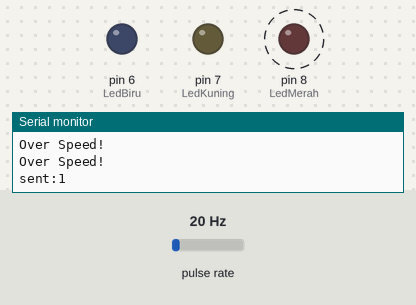
A sketch run on a simulated Arduino Uno, built with avr-gcc and run on an emulated ATmega328P. On the bench: output pins drawn as LEDs (lit = HIGH), the last lines printed to the serial monitor. Wiring (inferred from the names in the program): pulse sensor: data pin 3. Dashed ring = blinking. The inputs (shaded band) are chosen by the test bench; at power-on: pulse rate 20 Hz. No radio packets arrive unless stated.

Above: at 4.2 s.
4.3 s: pulse rate (sensor on pin 3) set to 4 Hz
At 4.7 s:
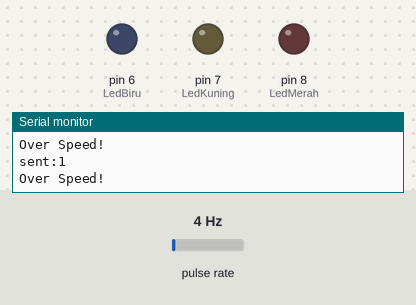
5.8 s: pulse rate (sensor on pin 3) set to 8 Hz
At 7.3 s:
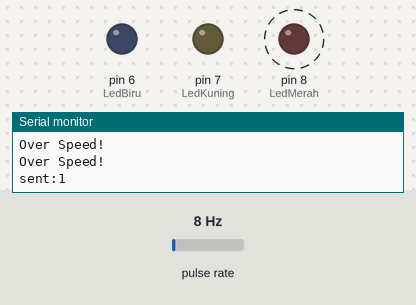
Timing chart, 0 to 14.8 s (numbered marks = the images above; inputs shaded):
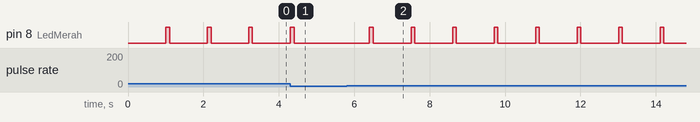

Measured:
- the behaviour switches between 6 and 7 Hz on pulse rate (sensor on pin 3) (found by bisection; images 1 and 2)
- after the input at 4.3 s, pin 8 (LedMerah): goes on until 4.4 s, then stays LOW
- after the input at 5.8 s, pin 8 (LedMerah): alternates HIGH for 0.10 s and LOW for 1.0 s, starting after 0.60 s
- by itself, pin 8 (LedMerah): alternates HIGH for 0.10 s and LOW for 1.0 s

The sketch:

modulMotor.ino
```cpp
#include <SPI.h>
#include <nRF24L01.h>
#include <RF24.h>

#define vibrateSensor 2
#define speedSensor 3
#define LedMerah 8
#define LedKuning 7
#define LedBiru 6

#define pings '0'
#define speeds '1'
#define helmsOK '2'
#define helmsNO '3'
#define ping1st '4'

volatile unsigned int rps = 0;
double kmh;

unsigned long prevSendPing, prevSendSpeed, prevSpeed;
char buff;

RF24 radio(9, 10);
const byte address[][6] = {"Helm", "Motor"};

void setup() {
  Serial.begin(9600);
  pinMode(LedMerah, OUTPUT);
  pinMode(LedKuning, OUTPUT);
  pinMode(LedBiru, OUTPUT);
  //pinMode(vibrateSensor, INPUT_PULLUP);

  radio.begin();
  radio.setPALevel(RF24_PA_MIN);
  radio.setDataRate(RF24_250KBPS);
  radio.setPayloadSize(1);
  radio.openWritingPipe(address[1]);
  radio.openReadingPipe(1, address[0]);

  digitalWrite(LedBiru, HIGH);
  Serial.println("Inisialisasi koneksi ke helm...");
  sendToHelm(30000,0,&prevSendPing,ping1st);
  Serial.println("Koneksi berhasil!");

  attachInterrupt(digitalPinToInterrupt(speedSensor),speed_ISR,CHANGE);
  //attachInterrupt(digitalPinToInterrupt(vibrateSensor),vibrate_ISR,RISING);
}

void loop() {
  if(radio.available()) {
    radio.read(&buff, sizeof(buff));
    Serial.println("received:"+String(buff));
    if(buff == helmsOK) {
      digitalWrite(LedKuning, LOW);
    }
    else if(buff == helmsNO){
      digitalWrite(LedKuning, HIGH);
    }
  }
  if((millis() - prevSpeed) > 1000) {
    kmh = rps*4.025;
    //Serial.println(kmh);
    if(kmh > 50.0) {
      ledled(1);
      Serial.println("Over Speed!");
      sendToHelm(500,2500,&prevSendSpeed,speeds);
    }
    prevSpeed = millis();
    rps = 0;
  }
  sendToHelm(500,10000,&prevSendPing,pings);
}

void speed_ISR() {
  rps++;
}

void vibrate_ISR() {

}

void sendToHelm(int timeout, int jeda, long *prev, char buff) {
  if((millis() - *prev) > jeda) {
    radio.stopListening();
    radio.writeFast(&buff, sizeof(buff));
    boolean ok = radio.txStandBy(timeout);
    *prev = millis();
    digitalWrite(LedBiru, !ok);
    if(ok) {
      Serial.println("sent:"+String(buff));
    }
    radio.startListening();

  }
}

void ledled(byte jumlah) {
  for (byte i=0; i < jumlah; i++) {
    digitalWrite(LedMerah, HIGH);
    delay(100);
    digitalWrite(LedMerah, LOW);
  }
}
```
